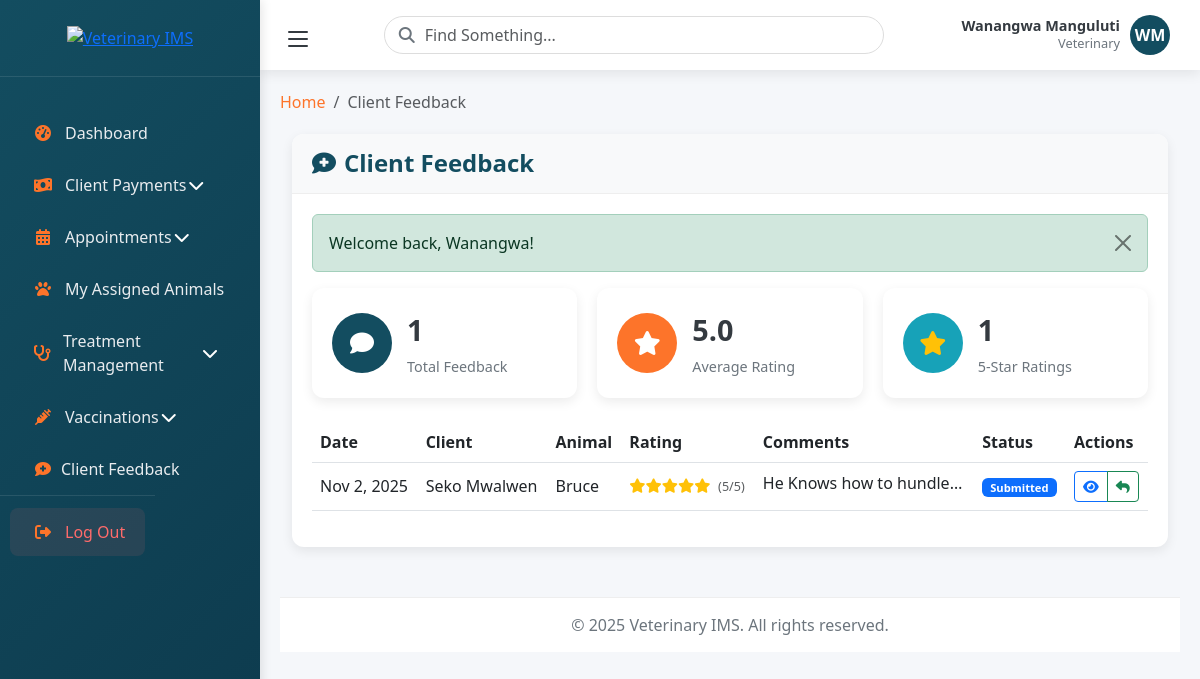
The page /veterinary/feedback (signed in) on the database its author committed.
### tables this page shows
CREATE TABLE `feedbacks` (
  `feedback_id` int(11) NOT NULL,
  `client_id` int(11) NOT NULL,
  `veterinary_id` int(11) DEFAULT NULL,
  `animal_id` int(11) DEFAULT NULL,
  `treatment_id` int(11) DEFAULT NULL,
  `rating` tinyint(1) NOT NULL CHECK (`rating` between 1 and 5),
  `comments` text DEFAULT NULL,
  `status` enum('submitted','reviewed','responded') DEFAULT 'submitted',
  `admin_notes` text DEFAULT NULL,
  `response` text DEFAULT NULL,
  `created_at` timestamp NOT NULL DEFAULT current_timestamp(),
  `updated_at` timestamp NOT NULL DEFAULT current_timestamp() ON UPDATE current_timestamp()
);

CREATE TABLE `users` (
  `user_id` int(11) NOT NULL,
  `username` varchar(50) NOT NULL,
  `email` varchar(100) NOT NULL,
  `password` varchar(255) NOT NULL,
  `role` enum('admin','veterinary','client') NOT NULL,
  `is_active` tinyint(1) DEFAULT 1,
  `created_at` timestamp NOT NULL DEFAULT current_timestamp(),
  `first_name` varchar(50) DEFAULT NULL,
  `last_name` varchar(50) DEFAULT NULL,
  `phone` varchar(20) DEFAULT NULL,
  `address` text DEFAULT NULL,
  `profile_picture` varchar(255) DEFAULT NULL,
  `updated_at` timestamp NOT NULL DEFAULT current_timestamp() ON UPDATE current_timestamp(),
  `last_login` datetime DEFAULT NULL
);

CREATE TABLE `animals` (
  `animal_id` int(11) NOT NULL,
  `client_id` int(11) NOT NULL,
  `assigned_veterinary` int(11) DEFAULT NULL,
  `name` varchar(100) NOT NULL,
  `species` varchar(50) NOT NULL,
  `breed` varchar(100) DEFAULT NULL,
  `gender` enum('male','female','unknown') DEFAULT 'unknown',
  `birth_date` date DEFAULT NULL,
  `color` varchar(100) DEFAULT NULL,
  `weight` decimal(5,2) DEFAULT NULL,
  `microchip` varchar(100) DEFAULT NULL,
  `status` enum('active','inactive') DEFAULT 'active',
  `notes` text DEFAULT NULL,
  `created_at` timestamp NOT NULL DEFAULT current_timestamp(),
  `updated_at` timestamp NOT NULL DEFAULT current_timestamp() ON UPDATE current_timestamp()
);

### app/views/veterinary/feedback/index.php (the view, shortened to what the rows shown need)
<?php
$feedbacks = $feedbacks ?? [];
?>
<div class="container-fluid">
    <div class="row">
        <div class="col-12">
            <div class="dashboard-card fade-in">
                <div class="card-body">
                    <?php if (empty($feedbacks)): ?>
                        <div class="text-center py-5">
                            <div class="empty-state">
                                <i class="fas fa-comment-slash fa-4x text-muted mb-3"></i>
                                <h4>No Feedback Yet</h4>
                                <p class="text-muted">You haven't received any feedback from clients yet.</p>
                            </div>
                        </div>
                    <?php else: ?>
                        <div class="table-responsive">
                            <table class="table table-hover">
                                <thead>
                                    <tr>
                                        <th>Date</th>
                                        <th>Client</th>
                                        <th>Animal</th>
                                        <th>Rating</th>
                                        <th>Comments</th>
                                        <th>Status</th>
                                        <th>Actions</th>
                                    </tr>
                                </thead>
                                <tbody>
                                    <?php foreach ($feedbacks as $feedback): ?>
                                    <tr>
                                        <td><?php echo formatDate($feedback['created_at'], 'M j, Y'); ?></td>
                                        <td>
                                            <?php echo htmlspecialchars($feedback['client_first_name'] . ' ' . $feedback['client_last_name']); ?>
                                        </td>
                                        <td>
                                            <?php if ($feedback['animal_name']): ?>
                                                <?php echo htmlspecialchars($feedback['animal_name']); ?>
                                            <?php else: ?>
                                                <span class="text-muted">General</span>
                                            <?php endif; ?>
                                        </td>
                                        <td>
                                            <div class="star-rating">
                                                <?php
                                                for ($i = 1; $i <= 5; $i++) {
                                                    if ($i <= $feedback['rating']) {
                                                        echo '<i class="fas fa-star text-warning"></i>';
                                                    } else {
                                                        echo '<i class="far fa-star text-muted"></i>';
                                                    }
                                                }
                                                ?>
                                                <small class="text-muted ms-1">(<?php echo $feedback['rating']; ?>/5)</small>
                                            </div>
                                        </td>
                                        <td>
                                            <?php if ($feedback['comments']): ?>
                                                <span class="d-inline-block text-truncate" style="max-width: 200px;"
                                                      title="<?php echo htmlspecialchars($feedback['comments']); ?>">
                                                    <?php echo htmlspecialchars($feedback['comments']); ?>
                                                </span>
                                            <?php else: ?>
                                                <span class="text-muted">No comments</span>
                                            <?php endif; ?>
                                        </td>
                                        <td>
                                            <?php
                                            $statusBadge = [
                                                'submitted' => 'bg-primary',
                                                'reviewed' => 'bg-info',
                                                'responded' => 'bg-success'
                                            ];
                                            ?>
                                            <span class="badge <?php echo $statusBadge[$feedback['status']] ?? 'bg-secondary'; ?>">
                                                <?php echo ucfirst($feedback['status']); ?>
                                            </span>
                                        </td>
                                        <td>
                                            <div class="btn-group">
                                                <a href="<?php echo url('/feedback/' . $feedback['feedback_id']); ?>"
                                                   class="btn btn-sm btn-outline-primary">
                                                    <i class="fas fa-eye"></i>
                                                </a>
                                                <?php if ($feedback['status'] == 'submitted'): ?>
                                                    <button type="button" class="btn btn-sm btn-outline-success"
                                                            data-bs-toggle="modal"
                                                            data-bs-target="#responseModal"
                                                            data-feedback-id="<?php echo $feedback['feedback_id']; ?>">
                                                        <i class="fas fa-reply"></i>
                                                    </button>
                                                <?php endif; ?>
                                            </div>
                                        </td>
                                    </tr>
                                    <?php endforeach; ?>
                                </tbody>
                            </table>
                        </div>
                    <?php endif; ?>
                </div>
            </div>
        </div>
    </div>
</div>

### rows shown on the page
feedbacks: created_at "Nov 2, 2025", users.first_name+last_name "Seko Mwalwen", animal.name "Bruce", rating "5", comments "He Knows how to hundle…", status "Submitted"

### other values the page prints
$_SESSION['first_name'] . ' ' . $_SESSION['last_name'] "Wanangwa Manguluti"
$_SESSION['role'] "Veterinary"
$initials "WM"
$title "Client Feedback"
$flash['message'] "Welcome back, Wanangwa!"
$stats['total'] "1"
$stats['avg_rating'] "5.0"
$stats['five_star'] "1"
